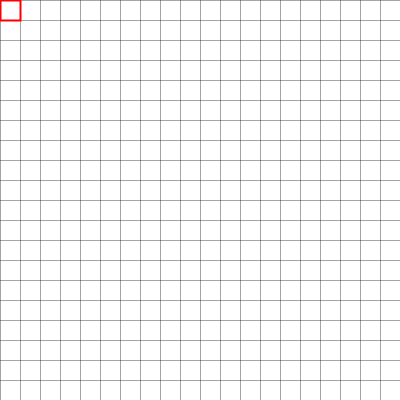
Frame 1 (no input)
Frame 60 (the mouse pressed at the canvas centre just before this capture): identical to frame 1, image omitted
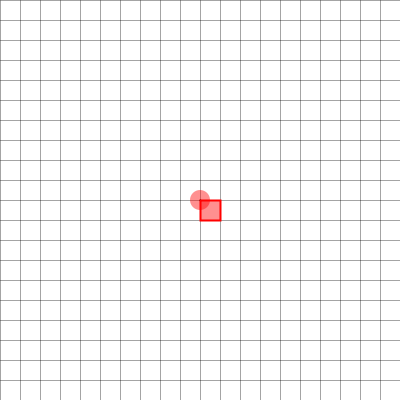
Frame 120 (the mouse held since frame 60 and released just before this capture)

The Processing sketch that drew these frames (run headless with seeded random() and noise(); from frame 60 on, the mouse is pressed at the canvas centre):

// Processing sketch: processing_30446
// ── processing_30446.pde

int rectsize = 20;
PVector _rectsize = new PVector(rectsize,rectsize);
int w = int(_rectsize.x*_rectsize.x);
int h = int(_rectsize.x*_rectsize.y);
boolean plant=false;


void mousePressed(){
  if(!plant){
    downx = mouseX;
    downy = mouseY; 
  }
  plant = true; 



}

int downx;
int downy;

void mouseReleased(){
  plant = false; 
  background(-1);
  strokeWeight(1);
  stroke(1,91);
  for (int xi=0;xi<w;xi+=_rectsize.x){
    // line(0,xi,w,xi);
    line(xi,0,xi,h);
  }

  for (int x=0;x<h;x+=_rectsize.y){
    line(0,x,w,x);
    //line(x,0,x,h);
  }
  _rectsize = new PVector(abs(downx-mouseX),abs(downy-mouseY));
  halfrectsizex = _rectsize.x/2;
  halfrectsizey = _rectsize.y/2;
  //updatePixels();
  //arraycopy(pixels,stage.pixels);
  stage=get();

}
void setup(){
  size(400,400);
  rectMode(CENTER); 
  smooth();
  loadPixels();
  stage=new PImage(w,h);

  background(-1);
  strokeWeight(1);
  stroke(1,91);
  for (int xi=0;xi<w;xi+=_rectsize.x){

    line(xi,0,xi,h);
  }

  for (int x=0;x<h;x+=_rectsize.y){
    line(0,x,w,x);

  }

  stage=get();
}

void mouseDragged(){
  _rectsize = new PVector(abs(downx-mouseX),abs(downy-mouseY));
  halfrectsizex = _rectsize.x/2;
  halfrectsizey = _rectsize.y/2;



}
float halfrectsizex = _rectsize.x/2;
float halfrectsizey = _rectsize.y/2;
PImage stage;
void draw(){
  if (_rectsize.x<2)_rectsize.x=2;
  if (_rectsize.y<2)_rectsize.y=2;
  image(stage,0,0); 
  if(plant){
    noStroke();
    fill(255,0,0,111);
    ellipseMode(CENTER);
    ellipse(downx,downy,_rectsize.x,_rectsize.y);
    stroke(1);
    line(downx,downy,mouseX,mouseY);
  }
  strokeWeight(2);
  stroke(255,0,0);

  rect(int(mouseX/_rectsize.x)*_rectsize.x+halfrectsizex,int(mouseY/_rectsize.y)*_rectsize.y+halfrectsizey,_rectsize.x,_rectsize.y);

}
